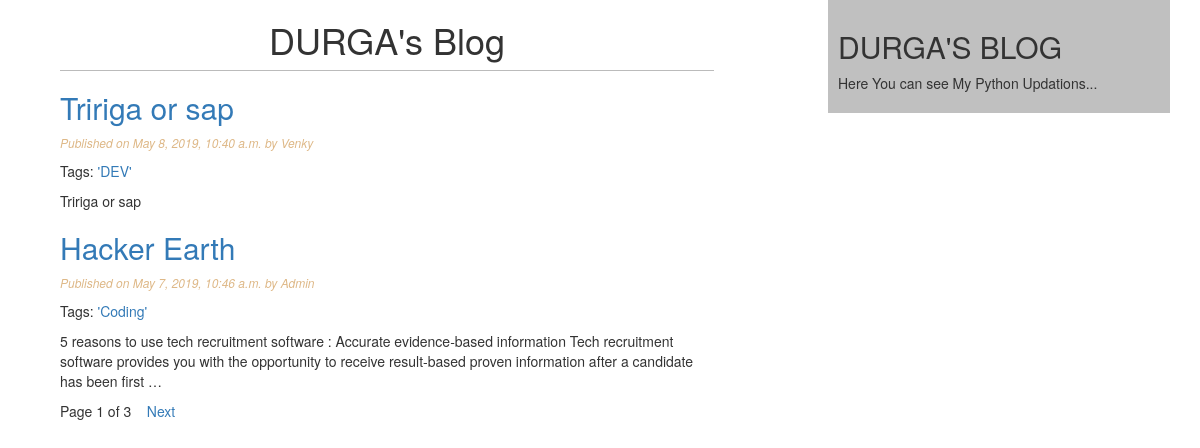
The page / on the database its author committed.
### blog/models.py (models this page shows, shortened)
class Post(models.Model):
    STATUS_CHOICES=(('draft','Draft'),('published','Published'))
    title=models.CharField(max_length=264)
    slug=models.SlugField(max_length=264,unique_for_date='publish')
    author=models.ForeignKey(User,related_name='blog_posts')
    body=models.TextField()
    publish=models.DateTimeField(default=timezone.now)
    created=models.DateTimeField(auto_now_add=True)#datetime of create() action
    updated=models.DateTimeField(auto_now=True)#datetme of save() action
    status=models.CharField(max_length=10,choices=STATUS_CHOICES,default='draft')
    objects=CustomManager() # custom manager
    tags = TaggableManager()  # The manager will allow you to add, retrieve, and remove tags from tags objects. Post
    class Meta:
        ordering=('-publish',)
    def get_absolute_url(self):
        return reverse('post_detail',args=[self.publish.year,
        self.publish.strftime('%m'),self.publish.strftime('%d'),self.slug])

### blog/views.py (the view)
# urls.py: url(r'^$', views.post_list_view,name ='post_list'),
def post_list_view(request,tag_slug=None):
    post_list=Post.objects.all()
    tag = None
    if tag_slug:
       tag = get_object_or_404(Tag,slug = tag_slug)
       post_list = post_list.filter(tags__in=[tag])
    paginator = Paginator(post_list,2) #pass object and number of objects per page
    page_number = request.GET.get('page') # get the page number
    try:
       posts = paginator.page(page_number)
    except PageNotAnInteger:
       posts = paginator.page(1)
    except EmptyPage:
       posts = paginator.page(paginator.num_pages)
    return render(request,'blog/post_list.html',{'page_number':page_number,'post_list':posts,'tag':tag})

### blog/models.py (called while the page is built)
    def get_queryset(self):
        return super().get_queryset().filter(status='published')

### templates/blog/post_list.html (shortened to what this page needs)
<!DOCTYPE html>
{%extends 'blog/base.html'%}
{%block content%}
  <h1>DURGA's Blog</h1>
  {%for post in post_list %}
    <h2> <a href="{{post.get_absolute_url}}">{{post.title}}</a> </h2>
    <p id='date'>Published on {{post.publish}} by {{post.author|title}}</p>
    <p>
      Tags:
      {% for tag in post.tags.all%}
        <a href=">{{tag.name}}</a>
      {% endfor%}
    </p>
    {{post.body|truncatewords:30|linebreaks}}
  {%endfor%}
  {% include 'blog/paginator.html' with page=post_list %}
{%endblock%}

### templates/blog/base.html (shortened to what this page needs)
<!DOCTYPE html>
{%load staticfiles%}
<html lang="en" dir="ltr">
  <head>
    <link rel="stylesheet" href="https://maxcdn.bootstrapcdn.com/bootstrap/3.3.7/css/bootstrap.min.css">
    <link rel="stylesheet" href="{% static "css/blog.css"%}">
  </head>
  <body>
    <div class="container">
    <div class="content">
      {%block content%}{%endblock%}
    </div>
    <div class="sidebar">
      <h2>DURGA'S BLOG</h2>
      <p>Here You can see My Python Updations...</p>
    </div>
    </div>
  </body>
</html>

### templates/blog/paginator.html (shortened to what this page needs)
<div class="paginator">
   <span class="current">
      Page {{page.number}} of {{page.paginator.num_pages}}
   </span> &nbsp&nbsp
   <span class="next">
      {% if page.has_next %}
         <a href= "?page={{ page.next_page_number }}">Next</a>
      {% endif %}
   </span>
</div>

### static/css/blog.css (style rules this page uses)
.content { float:left; width: 60%; padding:0 0 0 30px; }
.sidebar { float:right; width:30%; padding:10px; background: silver; height: 100%; }
h1 { text-align: center; border-bottom: 1px solid #bbb; padding: 0 0 10px 0; }
#date { color: burlywood; font-size:12px; font-style: italic; }

### rows shown on the page
Post: title "Tririga or sap", publish "May 8, 2019, 10:40 a.m.", author "Venky", body "Tririga or sap"
Tag: name "'DEV'"
Post: title "Hacker Earth", publish "May 7, 2019, 10:46 a.m.", author "Admin", body "5 reasons to use tech recruitment software : Accurate evidence-based information Tech recruitment software provides you with the opportunity to receive result-based proven information after a candidate has been first …"
Tag: name "'Coding'"

### other values the page prints
{{ page.number }} "1"
{{ page.paginator.num_pages }} "3"
